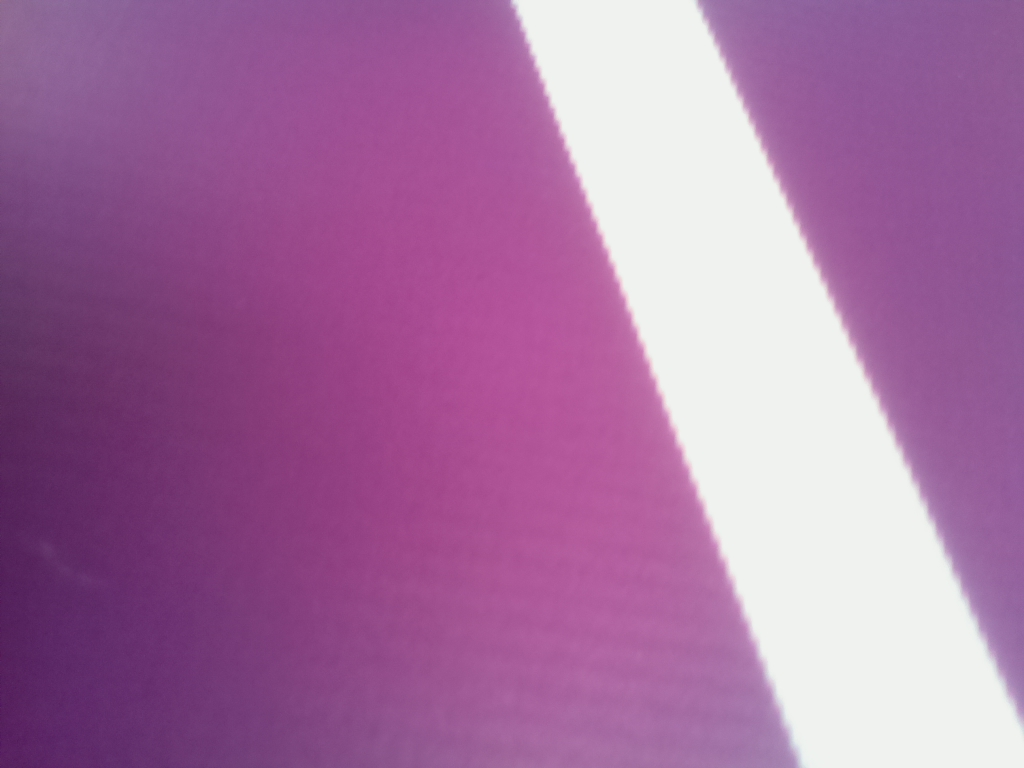
#> input picture hw11/pic2.jpg, 1024 x 768 px
$ python 'from PIL import Image.py'
#> lines starting #> are read from the running program, lines starting #| are printed output that depends on the picture
from PIL import Image

img_data = Image.open("pic2.jpg")
#> img_data is the input picture: PIL image 1024x768 RGB; mean R, G, B 165.7, 113.2, 161
img_data = img_data.convert('RGB')
img_data.show()

import matplotlib.pyplot as plt
width, height = img_data.size
#> width = 1024; height = 768
print(str(width)+" "+str(height))
#| 1024 768

index = []
reds = []
greens = []
blues = []
sum = []
for i in range(width):
    r, g, b = img_data.getpixel((i, 45))
    index.append(i)
    reds.append(r)
    greens.append(g)
    blues.append(b)
    sum.append(r+g+b)
#> this loop made 1024 passes
#> (r, g, b) on passes 1 to 3: (137, 98, 142), (143, 104, 148), (141, 102, 146)
#> after the loop, blues = 1024 values, max 239 at index 534, min 142 at index 0, mean 168.1; greens = 1024 values, max 242 at index 535, min 81 at index 351, mean 120; index = 1024 values from 0 to 1023; reds = 1024 values, max 241 at index 533, min 137 at index 0, mean 165.1; sum = 1024 values, max 721 at index 534, min 371 at index 260, mean 453.2

plt.plot(index,reds,'r-', index,greens,'g-', index,blues,'b-',index,sum,'k-')
plt.show()
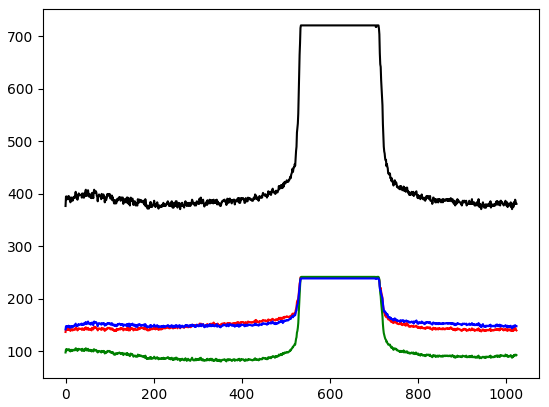
#> figure drawn by matplotlib, 1 panel; curve peaks at x = 533, y = 241; curve peaks at x = 535, y = 242; curve peaks at x = 534, y = 239
